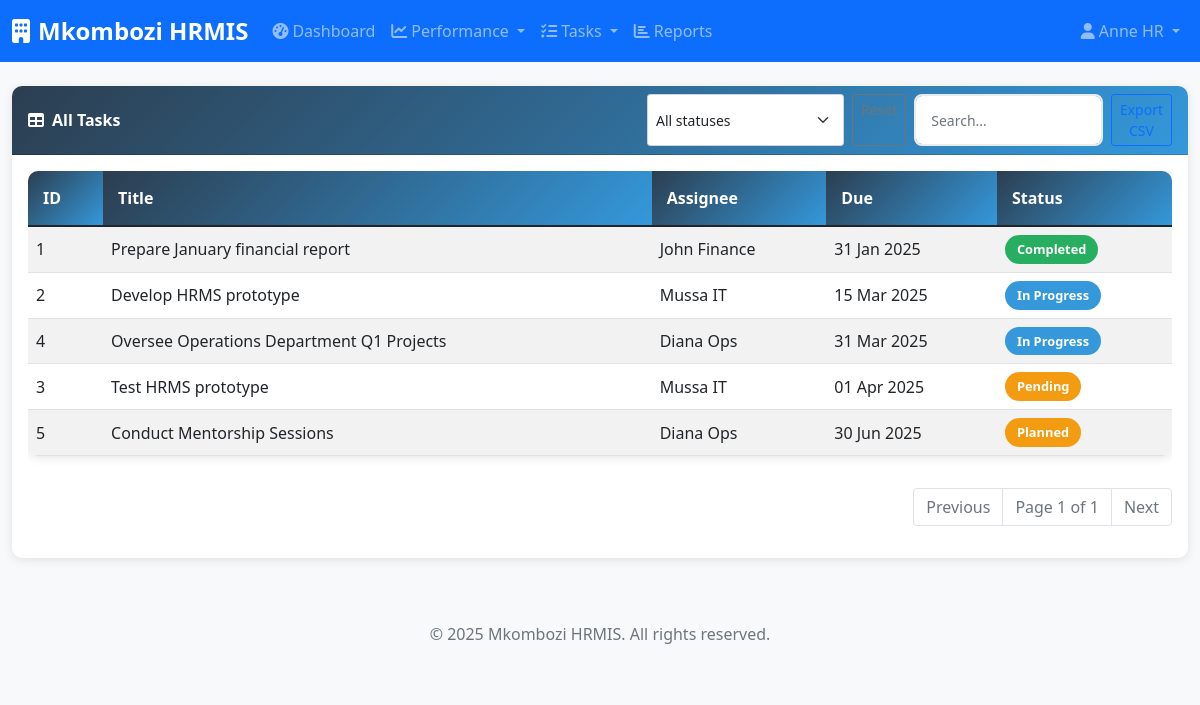
The app's page /all_tasks.php (signed in) with its own data.
### tables this page shows
CREATE TABLE IF NOT EXISTS `task` (
  `task_id` INT(11) NOT NULL AUTO_INCREMENT,
  `goal_id` INT(11) DEFAULT NULL,
  `title` VARCHAR(200) NOT NULL,
  `description` TEXT DEFAULT NULL,
  `due_date` DATE NOT NULL,
  `status` ENUM('Pending','In Progress','Completed','Overdue','Planned') DEFAULT 'Pending',
  `created_at` TIMESTAMP NOT NULL DEFAULT CURRENT_TIMESTAMP(),
  PRIMARY KEY (`task_id`),
  KEY `goal_id` (`goal_id`),
  CONSTRAINT `task_ibfk_1` FOREIGN KEY (`goal_id`) REFERENCES `goal` (`goal_id`)
);

CREATE TABLE IF NOT EXISTS `user` (
  `user_id` INT(11) NOT NULL AUTO_INCREMENT,
  `name` VARCHAR(150) NOT NULL,
  `email` VARCHAR(150) NOT NULL,
  `password` VARCHAR(255) NOT NULL,
  `role_id` INT(11) NOT NULL,
  `dept_id` INT(11) NOT NULL,
  `created_at` TIMESTAMP NOT NULL DEFAULT CURRENT_TIMESTAMP(),
  PRIMARY KEY (`user_id`),
  UNIQUE KEY `email` (`email`),
  KEY `role_id` (`role_id`),
  KEY `dept_id` (`dept_id`),
  CONSTRAINT `user_ibfk_1` FOREIGN KEY (`role_id`) REFERENCES `role` (`role_id`),
  CONSTRAINT `user_ibfk_2` FOREIGN KEY (`dept_id`) REFERENCES `department` (`dept_id`)
);

### config/config.php (called while the page is built, shortened)
<?php
function formatDate($date) {
    return date('d M Y', strtotime($date));
}
?>

### all_tasks.php (the view, shortened to what this page needs)
<?php
require_once __DIR__ . '/config/config.php';
$db = new Database();
$conn = $db->getConnection();
include __DIR__ . '/includes/header.php';
$statusFilter = isset($_GET['status']) ? $_GET['status'] : '';
$where = '';
$params = [];
$page = max(1, (int)($_GET['page'] ?? 1));
$perPage = 15;
$offset = ($page - 1) * $perPage;
$countSql = "SELECT COUNT(*) FROM task t JOIN task_assignment ta ON t.task_id = ta.task_id JOIN user u ON ta.user_id = u.user_id $where";
$countStmt = $conn->prepare($countSql);
$countStmt->execute($params);
$total = (int)$countStmt->fetchColumn();
$totalPages = max(1, (int)ceil($total / $perPage));
$sql = "SELECT t.task_id, t.title, t.due_date, t.status, u.name AS assignee FROM task t JOIN task_assignment ta ON t.task_id = ta.task_id JOIN user u ON ta.user_id = u.user_id $where ORDER BY t.due_date ASC LIMIT :lim OFFSET :off";
$stmt = $conn->prepare($sql);
$stmt->bindValue(':lim', $perPage, PDO::PARAM_INT);
$stmt->bindValue(':off', $offset, PDO::PARAM_INT);
$stmt->execute();
$rows = $stmt->fetchAll(PDO::FETCH_ASSOC);
?>
<div class="card">
    <div class="card-header d-flex justify-content-between align-items-center">
        <span><i class="fas fa-table me-2"></i>All Tasks</span>
        <form class="d-flex" method="get">
            <select name="status" class="form-select form-select-sm me-2" onchange="this.form.submit()">
                <option value="">All statuses</option>
            </select>
            <a class="btn btn-sm btn-outline-secondary" href="all_tasks.php">Reset</a>
            <input type="text" class="form-control form-control-sm ms-2" placeholder="Search..." data-table-filter="#allTasksTable">
            <a class="btn btn-sm btn-outline-primary ms-2" href="export.php?type=all_tasks<?php echo $statusFilter?('&status='.urlencode($statusFilter)) : '' ; ?>">Export CSV</a>
        </form>
    </div>
    <div class="card-body">
        <div class="table-responsive">
            <table class="table table-striped align-middle" id="allTasksTable">
                <thead>
                    <tr>
                        <th>ID</th>
                        <th>Title</th>
                        <th>Assignee</th>
                        <th>Due</th>
                        <th>Status</th>
                    </tr>
                </thead>
                <tbody>
                    <?php
                    if (!$rows) {
                        echo '<tr><td colspan="5" class="text-center text-muted">No tasks found.</td></tr>';
                    } else {
                        foreach ($rows as $r) {
                            $badge = 'status-pending';
                            if ($r['status'] === 'Completed') $badge = 'status-completed';
                            elseif ($r['status'] === 'In Progress') $badge = 'status-in-progress';
                            elseif ($r['status'] === 'Overdue') $badge = 'status-overdue';
                            echo '<tr>';
                            echo '<td>' . (int)$r['task_id'] . '</td>';
                            echo '<td>' . htmlspecialchars($r['title']) . '</td>';
                            echo '<td>' . htmlspecialchars($r['assignee']) . '</td>';
                            echo '<td>' . htmlspecialchars(formatDate($r['due_date'])) . '</td>';
                            echo '<td><span class="badge ' . $badge . '">' . htmlspecialchars($r['status']) . '</span></td>';
                            echo '</tr>';
                        }
                    }
                    ?>
                </tbody>
            </table>
        </div>
        <nav class="mt-3">
            <ul class="pagination justify-content-end">
                <?php
                $qs = $_GET; unset($qs['page']);
                $base = 'all_tasks.php' . (count($qs) ? ('?' . http_build_query($qs) . '&') : '?');
                ?>
                <li class="page-item <?php echo $page<=1?'disabled':''; ?>">
                    <a class="page-link" href="<?php echo $base . 'page=' . max(1, $page-1); ?>">Previous</a>
                </li>
                <li class="page-item disabled"><span class="page-link">Page <?php echo $page; ?> of <?php echo $totalPages; ?></span></li>
                <li class="page-item <?php echo $page>=$totalPages?'disabled':''; ?>">
                    <a class="page-link" href="<?php echo $base . 'page=' . min($totalPages, $page+1); ?>">Next</a>
                </li>
            </ul>
        </nav>
    </div>
</div>
<?php include __DIR__ . '/includes/footer.php'; ?>

### assets/css/style.css (style rules this page uses)
:root { --primary-color: #2c3e50; --secondary-color: #3498db; --success-color: #27ae60; --warning-color: #f39c12; --danger-color: #e74c3c; --light-color: #ecf0f1; --dark-color: #2c3e50; }
body { font-family: 'Segoe UI', Tahoma, Geneva, Verdana, sans-serif; background-color: #f8f9fa; }
.card { border: none; border-radius: 10px; box-shadow: 0 2px 10px rgba(0,0,0,0.1); transition: transform 0.3s ease; }
.card-header { background: linear-gradient(135deg, var(--primary-color), var(--secondary-color)); color: white; border-radius: 10px 10px 0 0 !important; font-weight: 600; }
.table { border-radius: 10px; overflow: hidden; box-shadow: 0 2px 10px rgba(0,0,0,0.1); }
.table thead th { background: linear-gradient(135deg, var(--primary-color), var(--secondary-color)); color: white; border: none; font-weight: 600; padding: 15px; }
.table tbody tr { transition: background-color 0.3s ease; }
.badge { font-size: 0.8rem; padding: 8px 12px; border-radius: 20px; }
.status-pending { background-color: var(--warning-color); color: white; }
.status-in-progress { background-color: var(--secondary-color); color: white; }
.status-completed { background-color: var(--success-color); color: white; }
.form-control { border-radius: 8px; border: 2px solid #e9ecef; padding: 12px 15px; transition: all 0.3s ease; }

### records on screen
task: task_id "1", title "Prepare January financial report", user.name "John Finance", due_date "31 Jan 2025", status "Completed"
task: task_id "2", title "Develop HRMS prototype", user.name "Mussa IT", due_date "15 Mar 2025", status "In Progress"
task: task_id "4", title "Oversee Operations Department Q1 Projects", user.name "Diana Ops", due_date "31 Mar 2025", status "In Progress"
task: task_id "3", title "Test HRMS prototype", user.name "Mussa IT", due_date "01 Apr 2025", status "Pending"
task: task_id "5", title "Conduct Mentorship Sessions", user.name "Diana Ops", due_date "30 Jun 2025", status "Planned"

### other values on screen
APP_NAME "Mkombozi HRMIS"
$_SESSION['name'] "Anne HR"
$page "1"
$totalPages "1"
